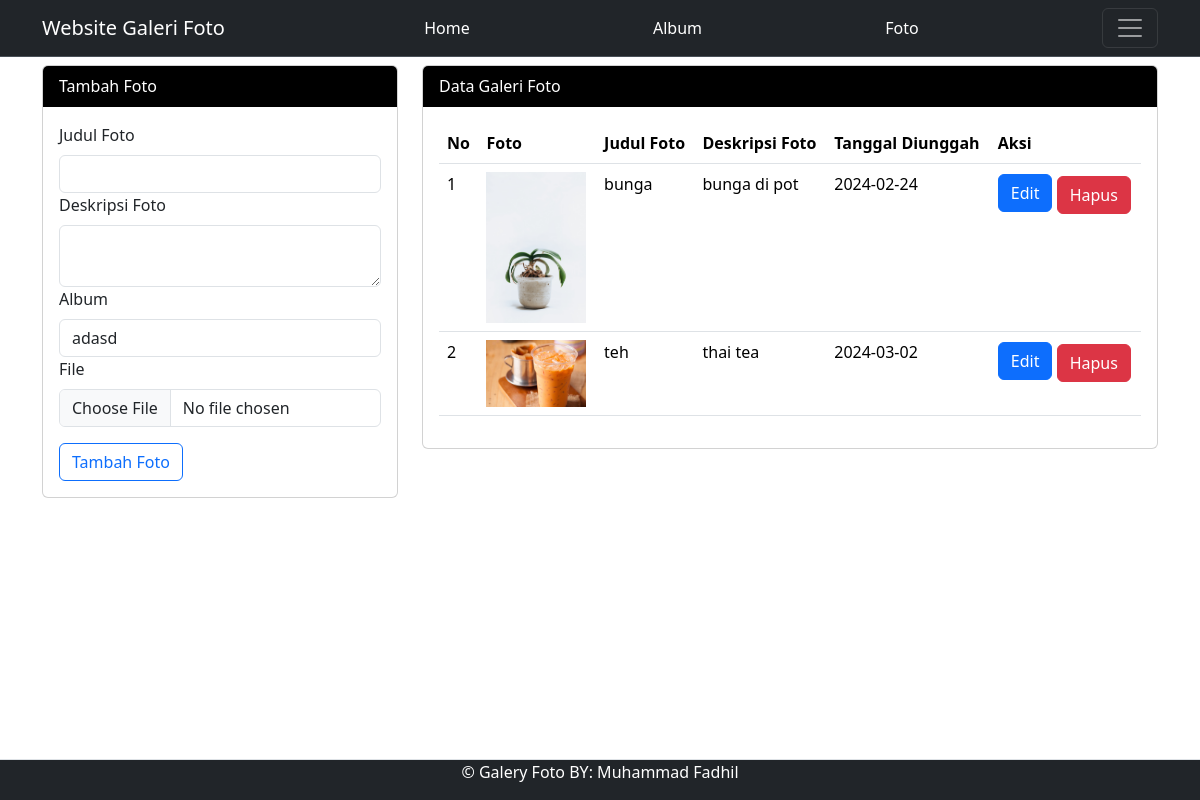
The app's page /admin/foto.php (signed in) with its own data.
### tables this page shows
CREATE TABLE `foto` (
  `fotoid` int(11) NOT NULL,
  `judulfoto` varchar(255) NOT NULL,
  `deskripsifoto` text NOT NULL,
  `tanggalunggah` date NOT NULL,
  `lokasifile` varchar(255) NOT NULL,
  `albumid` int(11) NOT NULL,
  `userid` int(11) NOT NULL
);

### admin/foto.php (the view, shortened to what this page needs)
<?php
include '../config/koneksi.php';
?>
	<!DOCTYPE html>
	<html>
	<head>
	<link rel="stylesheet" type="text/css" href="../assets/css/bootstrap.min.css">
	</head>
	<body>
	<nav class="navbar bg-dark border-bottom border-body" data-bs-theme="dark">
  <div class="container">
    <a class="navbar-brand" href="index.php"> Website Galeri Foto </a>
    <a href="home.php" style="color: #ffffff;" class="nav-link">Home</a>
    <a href="album.php" style="color: #ffffff;" class="nav-link">Album</a>
    <a href="foto.php" style="color: #ffffff;" class="nav-link"> Foto </a>
    <button class="navbar-toggler" type="button" data-bs-toggle="collapse" data-bs-target="#navbarNavAltMarkup" aria-controls="navbarNavAltMarkup" aria-expanded="false" aria-label="Toggle navigation">
    <span class="navbar-toggler-icon"></span>
    </button>
	</div>
	</nav>
	<div class="container" >
		<div class="row">
			<div class="col-md-4">
				<div class="card mt-2">
					<div class="card-header text-white" style="background-color: #000000;"> Tambah Foto </div>
						<div class="card-body">
						<form action="../config/aksi_foto.php" method="POST" enctype="multipart/form-data">
						<label class="form-label"> Judul Foto </label>
						<input type="text" name="judulfoto" class="form-control" required>
						<label class="form-label"> Deskripsi Foto </label>
						<textarea class="form-control" name="deskripsifoto" required></textarea>
						<label class="form-label"> Album </label>
						<select class="form-control" name="albumid" required>
						<?php
						$userid = $_SESSION['userid'];
						$sql_album = mysqli_query($koneksi, "SELECT * FROM album WHERE userid='$userid'");
						while($data_album = mysqli_fetch_array($sql_album)){ ?>
						<option value = "<?php echo $data_album['albumid'] ?> "><?php echo $data_album['namaalbum'] ?> </option>
						<?php } ?>
						</select>
						<label class="form-label"> File </label>
						<input type="file" class="form-control" name="lokasifile" required>
						<button type="submit" class="btn btn-outline-primary mt-3" name="tambah"> Tambah Foto </button>
						</form>
						</div>
				</div>
			</div>
		<div class="col-md-8">
			<div class="card mt-2">
		<div class="card-header text-white" style="background-color: #000000;"> Data Galeri Foto </div>
			<div class="card-body">
		<table class="table">
		<thead>
		<tr>
			<th> No </th>
			<th> Foto </th>
			<th> Judul Foto </th>
			<th> Deskripsi Foto </th>
			<th> Tanggal Diunggah </th>
			<th> Aksi </th>
			</tr>
		</thead>
						<tbody>
							<?php
							$no = 1;
							$userid = $_SESSION['userid'];
							$sql = mysqli_query($koneksi, "SELECT * FROM foto WHERE userid='$userid'");
							while($data = mysqli_fetch_array($sql)) {
							?>
								<tr>
									<td> <?php echo $no++ ?> </td>
									<td><img src="../assets/img/<?php echo $data ['lokasifile'] ?>" width="100"></td>
									<td> <?php echo $data['judulfoto'] ?> </td>
									<td> <?php echo $data['deskripsifoto'] ?> </td>
									<td> <?php echo $data['tanggalunggah'] ?> </td>
									<td>
									<button type="button" class="btn btn-primary" data-bs-toggle="modal" data-bs-target="#edit<?php echo $data['fotoid'] ?>"> Edit </button>
										<button type="button" class="btn btn-danger mt-1" data-bs-toggle="modal" data-bs-target="#hapus<?php echo $data['fotoid'] ?>"> Hapus </button>
									</td>
								</tr>
							<?php } ?>
						</tbody>
						</table>
					</div>
				</div>
			</div>
		</div>
		</div>
	</body>
    <footer class="d-flex justify-content-center border-top mt-3 bg-dark text-white fixed-bottom">
        	<p>&copy; Galery Foto BY: Muhammad Fadhil </p>
    </footer>
	</body>
	</html>

### records on screen
foto: lokasifile (picture), judulfoto "bunga", deskripsifoto "bunga di pot", tanggalunggah "2024-02-24"
foto: lokasifile (picture), judulfoto "teh", deskripsifoto "thai tea", tanggalunggah "2024-03-02"

### other values on screen
form field albumid "adasd"
